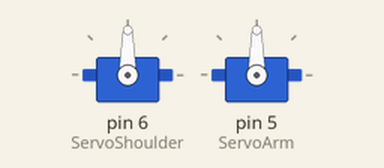
Bench run of a sketch on a simulated Arduino Uno, built with avr-gcc and run on an emulated ATmega328P. On the bench: 2 × servo.

Above: at 0.1 s.
At 1.1 s:
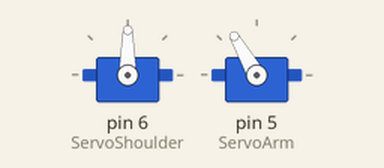
At 2.1 s:
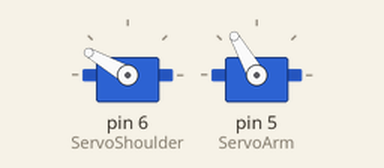
At 38.72 s:
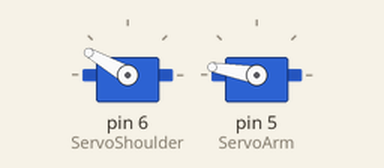
Timing chart, 0 to 40.0 s (numbered marks = the images above):
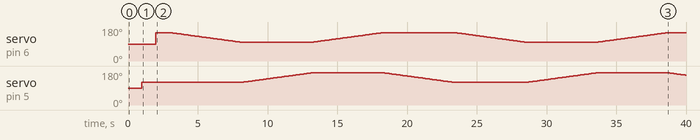

The sketch:

Test_Move_Arm.ino
```cpp
#include <Servo.h>

Servo ServoShoulder; // pin6
Servo ServoArm;      // pin5


int pos = 0;

void setup() {
  ServoShoulder.attach(6);
  ServoArm.attach(5);

  delay(1000);
  ServoArm.write(120);
  delay(1000);
  ServoShoulder.write(150);
  delay(1000);
}

void loop() {
  for (pos = 150; pos >= 100; pos -= 1) {
    ServoShoulder.write(pos);
    delay(100);
  }

  for (pos = 120; pos <= 170; pos += 1) {
    ServoArm.write(pos);
    delay(100);
  }

  for (pos = 100; pos <= 150; pos += 1) {
    ServoShoulder.write(pos);
    delay(100);
  }

  for (pos = 170; pos >= 120; pos -= 1) {
    ServoArm.write(pos);
    delay(100);
  }
}
```

Measured:
- by itself, servo on pin 6 (ServoShoulder): 90° → 150° at 2.0 s, → 149° 1.1 s later, → 148° 0.10 s later, → 147° 0.10 s later, … (201 changes in this stretch)
